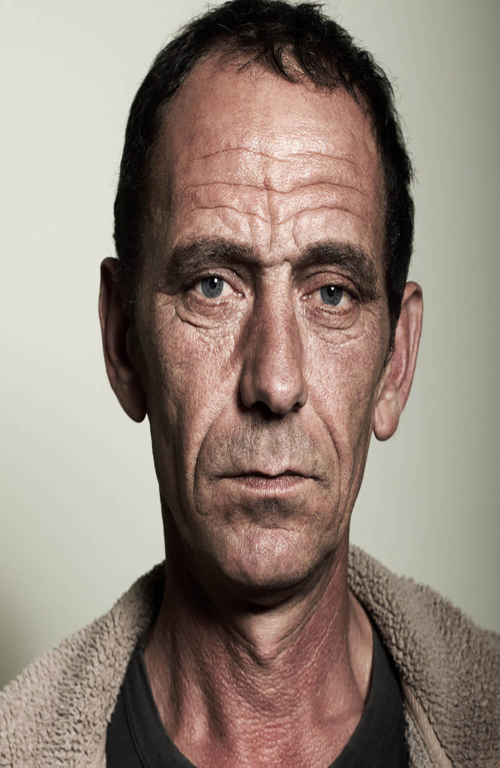
#> input picture Images/Michael-Moore2.jpg, 1000 x 1535 px (shown at 1/2 size); its folder holds only this picture in this run
$ python -i Threshold.py   (imports and definitions only)
#> lines starting #> are read from the running program, lines starting #| are printed output that depends on the picture; after the words box and inside, x2 and y2 are one past the last pixel; in counts of white or black regions, pixels touching at a corner belong together
#> further down, picture is the input picture: shape (1535, 1000, 3); mean B, G, R 121.8, 132.2, 147.4
import cv2
import numpy as np

class Thresholding:
    def __init__(self, image):
        self.image = image

    def __optimal_threshold(
        self, hist: np.ndarray, initial_threshold: int = 120, max_iter: int = 100, min_diff: float = 1e-5) -> int:
        """
        Perform an optimal threshold algorithm on a histogram.

        Parameters:
            hist (np.ndarray[int]): The input histogram.
            initial_threshold (int): The initial threshold value.
            max_iter (int, optional): The maximum number of iterations. Defaults to 100.
            min_diff (float, optional): The tolerance for convergence. Defaults to 1e-5.

        Returns:
            int: The optimal threshold value.
        """
        # Normalize the histogram
        hist_norm = hist / hist.sum()

        # Initialize threshold
        t = initial_threshold

        for _ in range(max_iter):
            # Cut the distribution into two parts
            h1 = hist_norm[:t]
            h2 = hist_norm[t:]

            # Compute centroids, mean of the two parts
            m1 = (np.arange(t, dtype=np.float64) * h1).sum() / (h1.sum() + 1e-5)
            m2 = (np.arange(t, 256, dtype=np.float64) * h2).sum() / (h2.sum() + 1e-5)

            # Compute new threshold
            t_new = int(round((m1 + m2) / 2))

            # Check convergence
            if abs(t_new - t) < min_diff:
                break

            t = t_new

        return t

    def optimal_threshold_global(
            self, initial_threshold: int = 125, max_iter: int = 100, min_diff: float = 1e-5) -> tuple[int, np.ndarray]:
        """
        Calculates the optimal threshold value for image segmentation using the optimal thresholding algorithm.

        Parameters:
            initial_threshold (int): The initial threshold value. Default is 125.
            max_iter (int): The maximum number of iterations for the algorithm. Default is 100.
            min_diff (float): The tolerance for convergence. Default is 1e-5.

        Returns:
            tuple: A tuple containing the optimal threshold value (int) and the thresholded image (numpy array).
        """
#> called with initial_threshold = 125, max_iter = 100, min_diff = 1e-05
        # Convert the image to grayscale if it's not already
        if self.image.ndim == 3:
            gray: np.ndarray = cv2.cvtColor(self.image, cv2.COLOR_BGR2GRAY)
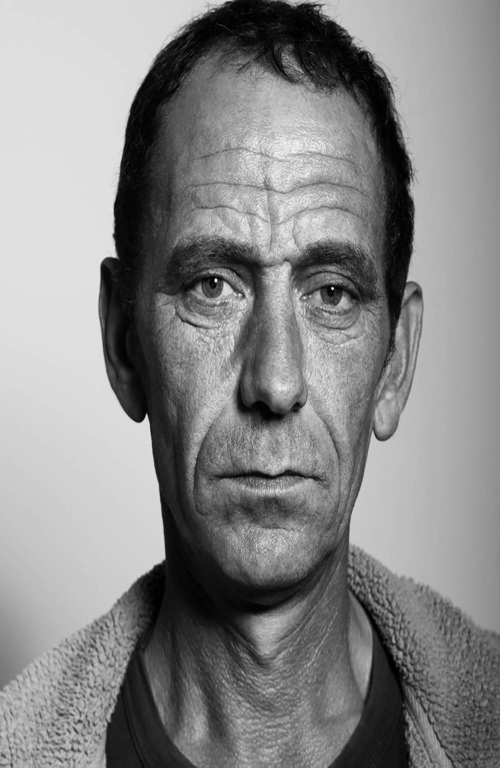
#> gray: shape (1535, 1000) (shown at 1/2 size); min 0, max 255, mean 135.6
        else:
            gray = self.image

        # Compute the histogram
        hist: np.ndarray = cv2.calcHist([gray], [0], None, [256], [0,256])
#> hist = 256 values, max 49613 at index 223, min 2 at index 253, mean 5996.1

        # Reshape the histogram to 1D array
        hist = hist.flatten()

        optimal_t: int = self.__optimal_threshold(hist, initial_threshold, max_iter, min_diff)
#> in __optimal_threshold, `hist_norm = hist / hist.sum()`: hist_norm = 256 values, max 0.0323 at index 223, min 1.3e-06 at index 253, mean 0.00391
#> the loop in __optimal_threshold, `for _ in range(max_iter):` made 4 passes
#> (m1, m2, t_new, t) on passes 1 to 3: (62.31, 181.9, 122, 122), (60.45, 180.8, 121, 121), (59.83, 180.5, 120, 120)
#> (m1, m2, t_new) on pass 4: (59.24, 180.1, 120)
#> optimal_t = 120

        _, thresholded_image = cv2.threshold(gray, optimal_t, 255, cv2.THRESH_BINARY)
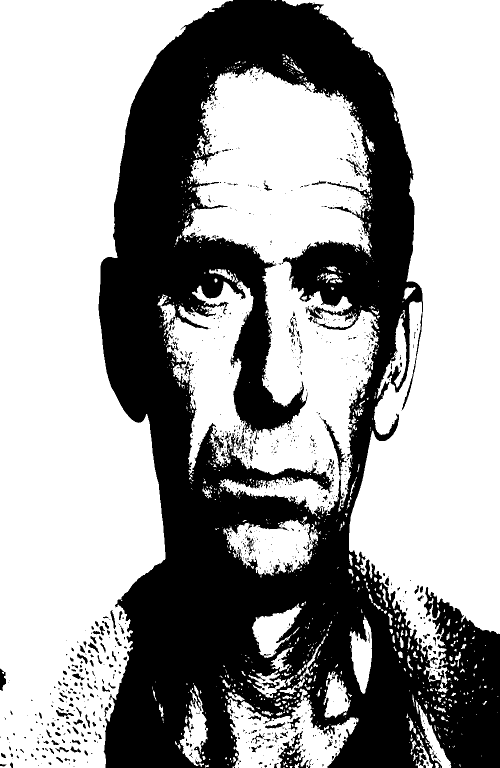
#> thresholded_image: shape (1535, 1000) (shown at 1/2 size); 62.8% white; 1092 black regions (895 under 20 px), largest, box (x1, y1, x2, y2) and area: (197, 0, 1000, 1535) 554764, (557, 1462, 617, 1535) 1636, (0, 1337, 12, 1382) 360

        return optimal_t, thresholded_image


    # [169 lines left out: functions optimal_threshold_local, otsu_threshold_global, apply_otsu_on_region, otsu_threshold_local, spectral_threshold_global, spectral_threshold_local, not called in this run]


# [15 lines of commented-out code are left out]

>>> import cv2
>>> picture = cv2.imread('../Images/Michael-Moore2.jpg')
>>> result = Thresholding(picture).optimal_threshold_global()

$ run again, on Images/dogs2.jpg
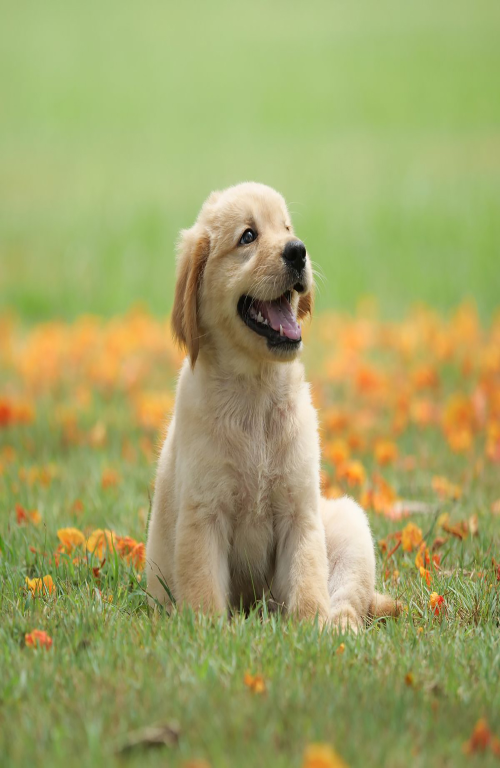
#> input picture Images/dogs2.jpg, 1000 x 1535 px (shown at 1/2 size)
#> picture is the input picture: shape (1535, 1000, 3); mean B, G, R 102.4, 164.2, 161.9
#> in optimal_threshold_global, `gray: np.ndarray = cv2.cvtColor(self.image, cv2.COLOR_BGR2GRAY)`:
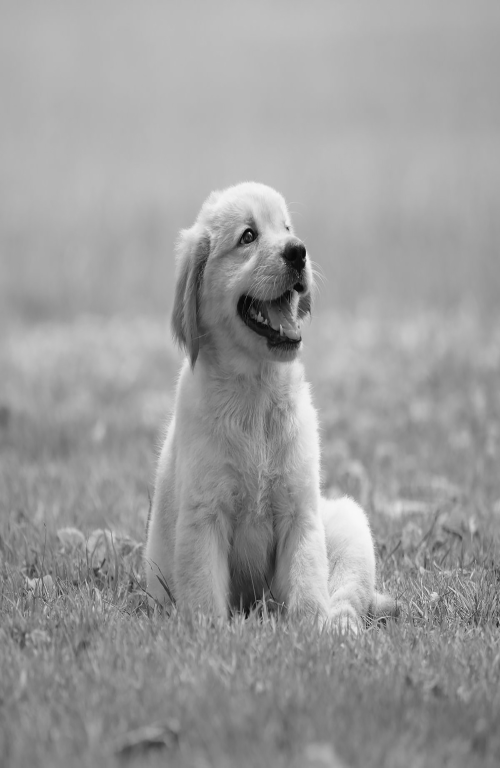
#> gray: shape (1535, 1000) (shown at 1/2 size); min 0, max 248, mean 156.5
#> hist = 256 values, max 43915 at index 181, min 0 at index 249, mean 5996.1
#> hist_norm = 256 values, max 0.0286 at index 181, min 0 at index 249, mean 0.00391
#> the loop in __optimal_threshold, `for _ in range(max_iter):` made 7 passes
#> (m1, m2, t_new, t) on passes 1 to 6: (103.5, 165.1, 134, 134), (113.4, 169.3, 141, 141), (118.8, 172.4, 146, 146), (122.2, 174.6, 148, 148), (123.5, 175.4, 149, 149), (124.1, 175.8, 150, 150)
#> optimal_t = 150
#> in optimal_threshold_global, `_, thresholded_image = cv2.threshold(gray, optimal_t, 255, cv2.THRESH_..`:
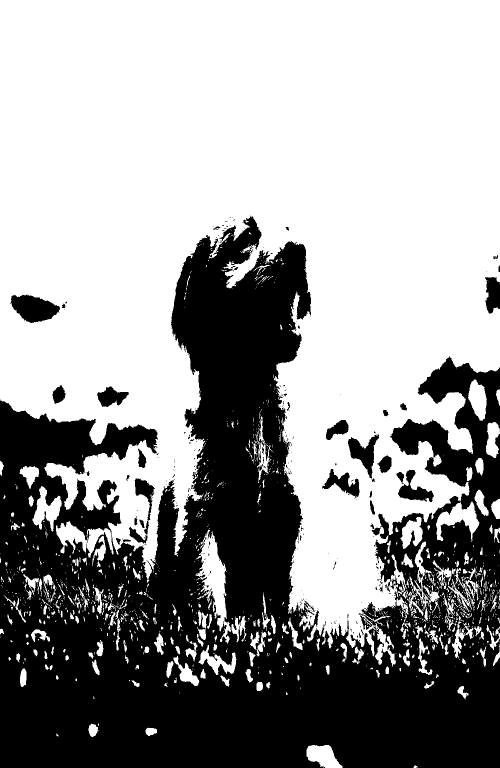
#> thresholded_image: shape (1535, 1000) (shown at 1/2 size); 60.9% white; 323 black regions (280 under 20 px), largest, box (x1, y1, x2, y2) and area: (0, 431, 1000, 1535) 579387, (22, 589, 120, 646) 3689, (696, 869, 758, 957) 2327
